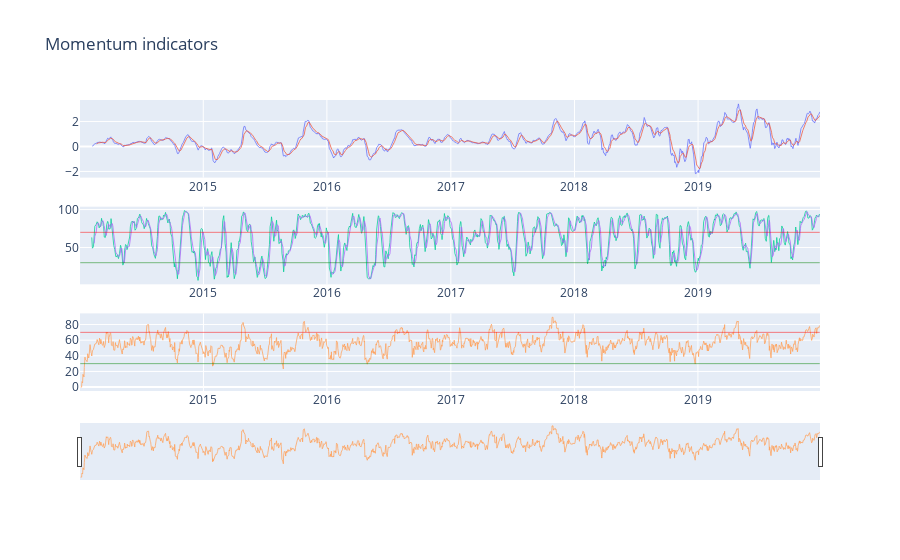

Notebook code cell kept with this figure:
### Code cell
from plotly.subplots import make_subplots

# Plotting technical indicators 
fig1 = make_subplots(rows=3, cols=1)
fig1.append_trace(
    go.Scatter(x=full_msft_df.index, 
               y=full_msft_df["macd"],
               mode='lines',
               line=dict(width = 0.75),
               name="MACD"),row = 1,col = 1
    )
fig1.append_trace(
    go.Scatter(x=full_msft_df.index, 
               y=full_msft_df["macd-signal"],
               mode='lines',
               line=dict(width = 0.75),
               name="MACD-signal"),row=1,col=1
    )
fig1.append_trace(
    go.Scatter(x=full_msft_df.index, 
               y=full_msft_df["stoch-%K"],
               mode='lines',
               line=dict(width = 0.75),
               name="Full Stochastic %K"),row=2,col=1
    )
fig1.append_trace(
    go.Scatter(x=full_msft_df.index, 
               y=full_msft_df["stoch-%d"],
               mode='lines',
               line=dict(width = 0.75),
               name="Full Stochastic %d"),row=2,col=1
    )
fig1.append_trace(
    go.Scatter(x=full_msft_df.index, 
               y=full_msft_df["rsi"],
               mode='lines',
               line=dict(width = 0.75),
               name="Relative Strength Index"),row=3,col=1
    )

fig1['layout'].update(
    shapes=[{'type': 'line','y0':70,'y1': 70,'x0':str(full_msft_df.index[0]),
             'x1':str(full_msft_df.index[-1]),'xref':'x2','yref':'y2',
             'line': {'color': 'red','width': 0.5}},
            {'type': 'line','y0':30,'y1': 30,'x0':str(full_msft_df.index[0]),
             'x1':str(full_msft_df.index[-1]),'xref':'x2','yref':'y2',
             'line': {'color': 'green','width': 0.5}},
            {'type': 'line','y0':70,'y1': 70,'x0':str(full_msft_df.index[0]),
             'x1':str(full_msft_df.index[-1]),'xref':'x3','yref':'y3',
             'line': {'color': 'red','width': 0.5}},
            {'type': 'line','y0':30,'y1': 30,'x0':str(full_msft_df.index[0]),
             'x1':str(full_msft_df.index[-1]),
             'xref':'x3','yref':'y3',
             'line': {'color': 'green','width': 0.5}}]
)

fig1.update_layout(title=go.layout.Title(text="Momentum indicators"),
                   legend_orientation='h', 
                   xaxis_rangeslider_visible=False)
fig1.update_xaxes(rangeslider= {'visible':False}, row=2, col=1)
fig1.update_xaxes(rangeslider= {'visible':True}, row=3, col=1)

fig1.show()

### Figure 1 — Plotly figure (JSON) as saved in the notebook; plotly's stock layout.template omitted (floating-point values rounded to 4 significant figures; data arrays with more than 128 entries replaced by an {"elided": "..."} marker saying what was removed)
{"data": [{"line": {"width": 0.75}, "mode": "lines", "name": "MACD", "type": "scatter", "x": {"elided": "1507 str values"}, "xaxis": "x", "y": {"elided": "1507 float values"}, "yaxis": "y"}, {"line": {"width": 0.75}, "mode": "lines", "name": "MACD-signal", "type": "scatter", "x": {"elided": "1507 str values"}, "xaxis": "x", "y": {"elided": "1507 float values"}, "yaxis": "y"}, {"line": {"width": 0.75}, "mode": "lines", "name": "Full Stochastic %K", "type": "scatter", "x": {"elided": "1507 str values"}, "xaxis": "x2", "y": {"elided": "1507 float values"}, "yaxis": "y2"}, {"line": {"width": 0.75}, "mode": "lines", "name": "Full Stochastic %d", "type": "scatter", "x": {"elided": "1507 str values"}, "xaxis": "x2", "y": {"elided": "1507 float values"}, "yaxis": "y2"}, {"line": {"width": 0.75}, "mode": "lines", "name": "Relative Strength Index", "type": "scatter", "x": {"elided": "1507 str values"}, "xaxis": "x3", "y": {"elided": "1507 float values"}, "yaxis": "y3"}], "layout": {"legend": {"orientation": "h"}, "shapes": [{"line": {"color": "red", "width": 0.5}, "type": "line", "x0": "2014-01-02 00:00:00", "x1": "2019-12-27 00:00:00", "xref": "x2", "y0": 70, "y1": 70, "yref": "y2"}, {"line": {"color": "green", "width": 0.5}, "type": "line", "x0": "2014-01-02 00:00:00", "x1": "2019-12-27 00:00:00", "xref": "x2", "y0": 30, "y1": 30, "yref": "y2"}, {"line": {"color": "red", "width": 0.5}, "type": "line", "x0": "2014-01-02 00:00:00", "x1": "2019-12-27 00:00:00", "xref": "x3", "y0": 70, "y1": 70, "yref": "y3"}, {"line": {"color": "green", "width": 0.5}, "type": "line", "x0": "2014-01-02 00:00:00", "x1": "2019-12-27 00:00:00", "xref": "x3", "y0": 30, "y1": 30, "yref": "y3"}], "title": {"text": "Momentum indicators"}, "xaxis": {"anchor": "y", "domain": [0, 1], "rangeslider": {"visible": false}}, "xaxis2": {"anchor": "y2", "domain": [0, 1], "rangeslider": {"visible": false}}, "xaxis3": {"anchor": "y3", "domain": [0, 1], "rangeslider": {"visible": true}}, "yaxis": {"anchor": "x", "domain": [0.7333, 1]}, "yaxis2": {"anchor": "x2", "domain": [0.3667, 0.6333]}, "yaxis3": {"anchor": "x3", "domain": [0, 0.2667]}}}
